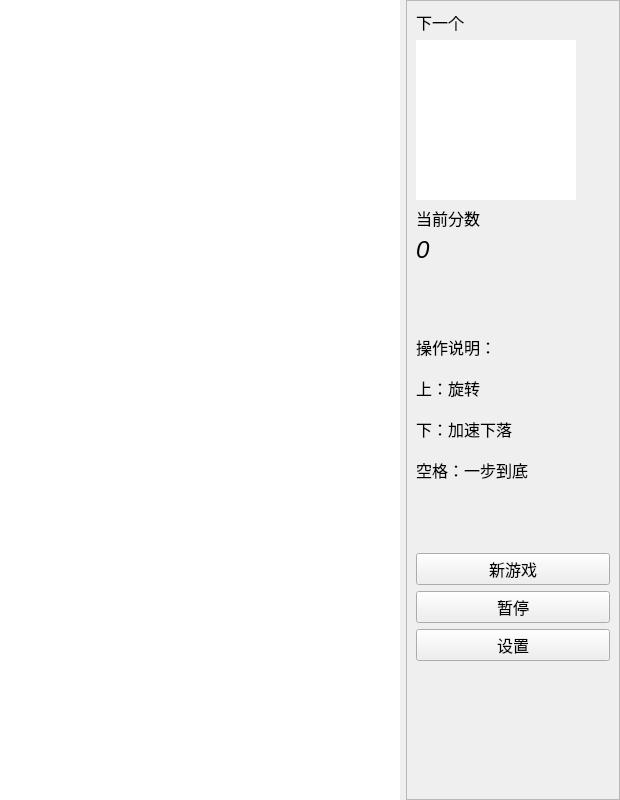
<?xml version="1.0" encoding="UTF-8"?>
<ui version="4.0">
 <class>Form</class>
 <widget class="QWidget" name="Form">
  <property name="geometry">
   <rect>
    <x>0</x>
    <y>0</y>
    <width>620</width>
    <height>800</height>
   </rect>
  </property>
  <property name="minimumSize">
   <size>
    <width>620</width>
    <height>800</height>
   </size>
  </property>
  <property name="maximumSize">
   <size>
    <width>620</width>
    <height>800</height>
   </size>
  </property>
  <property name="windowTitle">
   <string>俄罗斯方块</string>
  </property>
  <layout class="QHBoxLayout" name="horizontalLayout">
   <property name="leftMargin">
    <number>0</number>
   </property>
   <property name="topMargin">
    <number>0</number>
   </property>
   <property name="rightMargin">
    <number>0</number>
   </property>
   <property name="bottomMargin">
    <number>0</number>
   </property>
   <item>
    <widget class="QGraphicsView" name="view">
     <property name="minimumSize">
      <size>
       <width>400</width>
       <height>800</height>
      </size>
     </property>
     <property name="maximumSize">
      <size>
       <width>400</width>
       <height>800</height>
      </size>
     </property>
     <property name="focusPolicy">
      <enum>Qt::NoFocus</enum>
     </property>
     <property name="frameShape">
      <enum>QFrame::NoFrame</enum>
     </property>
     <property name="frameShadow">
      <enum>QFrame::Plain</enum>
     </property>
    </widget>
   </item>
   <item>
    <widget class="QFrame" name="frame">
     <property name="frameShape">
      <enum>QFrame::StyledPanel</enum>
     </property>
     <property name="frameShadow">
      <enum>QFrame::Raised</enum>
     </property>
     <layout class="QVBoxLayout" name="verticalLayout">
      <item>
       <widget class="QLabel" name="next">
        <property name="font">
         <font>
          <pointsize>12</pointsize>
         </font>
        </property>
        <property name="text">
         <string>下一个</string>
        </property>
       </widget>
      </item>
      <item>
       <widget class="QGraphicsView" name="nextview">
        <property name="minimumSize">
         <size>
          <width>160</width>
          <height>160</height>
         </size>
        </property>
        <property name="maximumSize">
         <size>
          <width>160</width>
          <height>160</height>
         </size>
        </property>
        <property name="focusPolicy">
         <enum>Qt::NoFocus</enum>
        </property>
        <property name="frameShape">
         <enum>QFrame::NoFrame</enum>
        </property>
        <property name="frameShadow">
         <enum>QFrame::Plain</enum>
        </property>
        <property name="lineWidth">
         <number>0</number>
        </property>
       </widget>
      </item>
      <item>
       <widget class="QLabel" name="score_label">
        <property name="font">
         <font>
          <pointsize>12</pointsize>
         </font>
        </property>
        <property name="text">
         <string>当前分数</string>
        </property>
       </widget>
      </item>
      <item>
       <widget class="QLabel" name="score">
        <property name="font">
         <font>
          <pointsize>18</pointsize>
          <italic>true</italic>
         </font>
        </property>
        <property name="text">
         <string>0</string>
        </property>
       </widget>
      </item>
      <item>
       <spacer name="verticalSpacer_4">
        <property name="orientation">
         <enum>Qt::Vertical</enum>
        </property>
        <property name="sizeHint" stdset="0">
         <size>
          <width>20</width>
          <height>40</height>
         </size>
        </property>
       </spacer>
      </item>
      <item>
       <widget class="QLabel" name="explain">
        <property name="font">
         <font>
          <pointsize>12</pointsize>
         </font>
        </property>
        <property name="frameShadow">
         <enum>QFrame::Sunken</enum>
        </property>
        <property name="text">
         <string>操作说明：

上：旋转

下：加速下落

空格：一步到底</string>
        </property>
       </widget>
      </item>
      <item>
       <spacer name="verticalSpacer_3">
        <property name="orientation">
         <enum>Qt::Vertical</enum>
        </property>
        <property name="sizeHint" stdset="0">
         <size>
          <width>20</width>
          <height>40</height>
         </size>
        </property>
       </spacer>
      </item>
      <item>
       <widget class="QPushButton" name="newgame">
        <property name="font">
         <font>
          <pointsize>12</pointsize>
         </font>
        </property>
        <property name="focusPolicy">
         <enum>Qt::NoFocus</enum>
        </property>
        <property name="text">
         <string>新游戏</string>
        </property>
       </widget>
      </item>
      <item>
       <widget class="QPushButton" name="pause">
        <property name="font">
         <font>
          <pointsize>12</pointsize>
         </font>
        </property>
        <property name="focusPolicy">
         <enum>Qt::NoFocus</enum>
        </property>
        <property name="text">
         <string>暂停</string>
        </property>
       </widget>
      </item>
      <item>
       <widget class="QPushButton" name="setting">
        <property name="font">
         <font>
          <pointsize>12</pointsize>
         </font>
        </property>
        <property name="focusPolicy">
         <enum>Qt::NoFocus</enum>
        </property>
        <property name="text">
         <string>设置</string>
        </property>
       </widget>
      </item>
      <item>
       <spacer name="verticalSpacer">
        <property name="orientation">
         <enum>Qt::Vertical</enum>
        </property>
        <property name="sizeHint" stdset="0">
         <size>
          <width>20</width>
          <height>40</height>
         </size>
        </property>
       </spacer>
      </item>
      <item>
       <spacer name="verticalSpacer_2">
        <property name="orientation">
         <enum>Qt::Vertical</enum>
        </property>
        <property name="sizeHint" stdset="0">
         <size>
          <width>20</width>
          <height>40</height>
         </size>
        </property>
       </spacer>
      </item>
     </layout>
    </widget>
   </item>
  </layout>
 </widget>
 <resources/>
 <connections/>
</ui>
